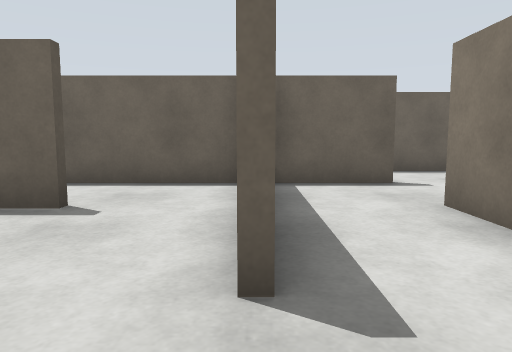
view 1 (above)

24 first-person views from a walk through a world built for the Gazebo simulator. The camera is 0.86 m above the floor, tilts 6° down and sees 70° across. The floor is counted in squares, 1 m on a side. Each view is taken from the middle of a square. On the plan, view 1 faces up. The plan holds only what a view shows up to about 12 squares ahead; the rest is blank.

view 2
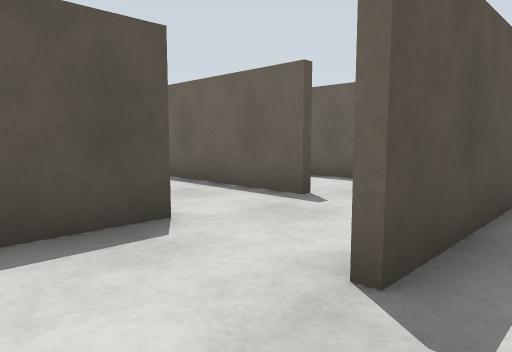

view 3
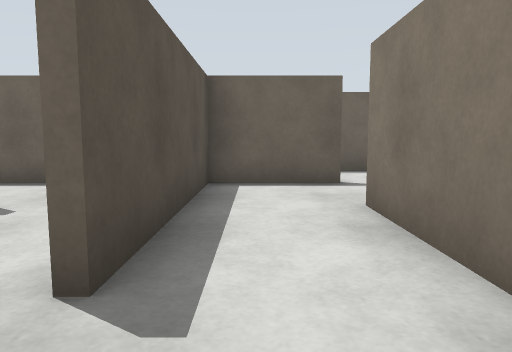

view 4
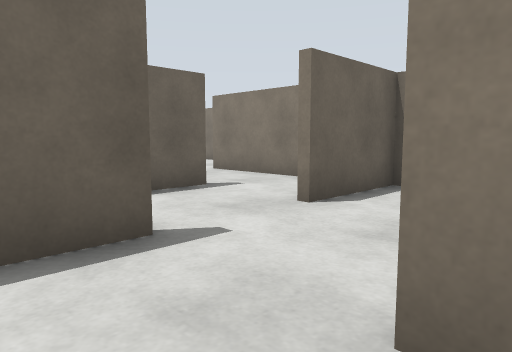

view 5
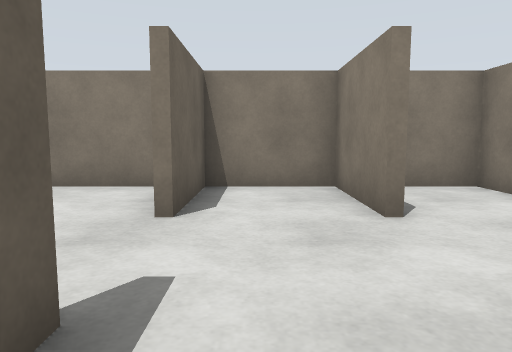

view 6
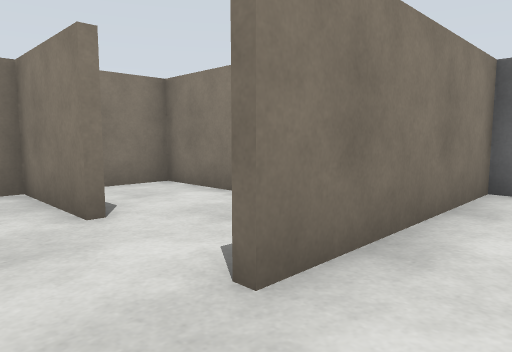

view 7
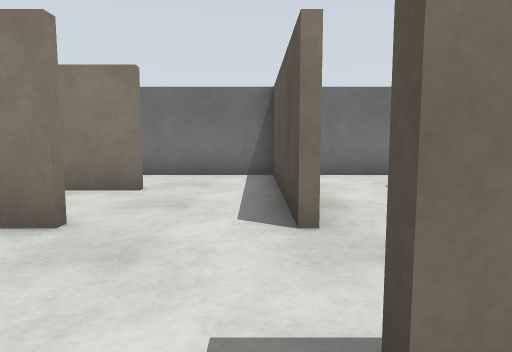

view 8
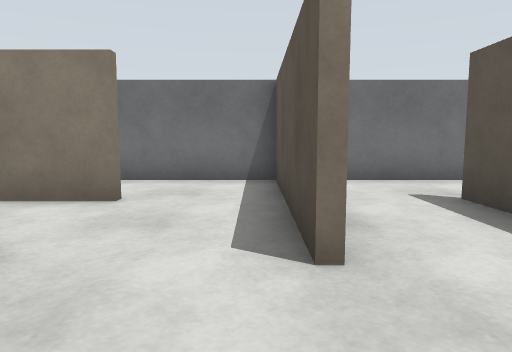

view 9
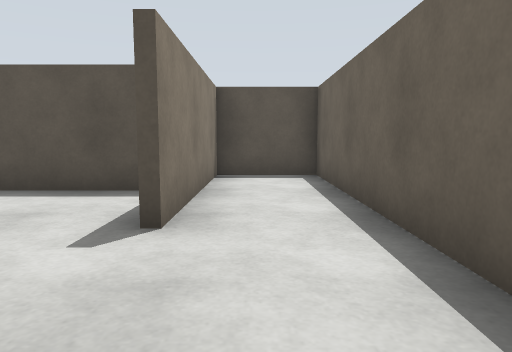

view 10
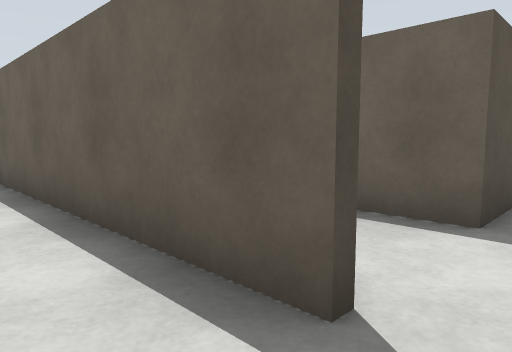

view 11
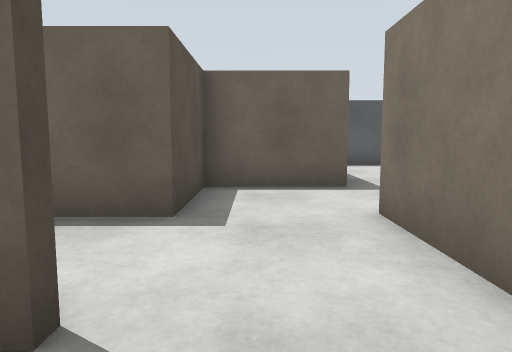

view 12
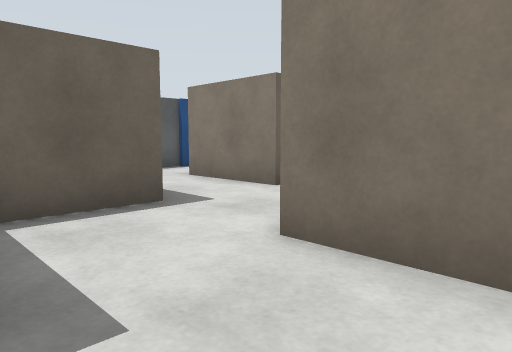

view 13
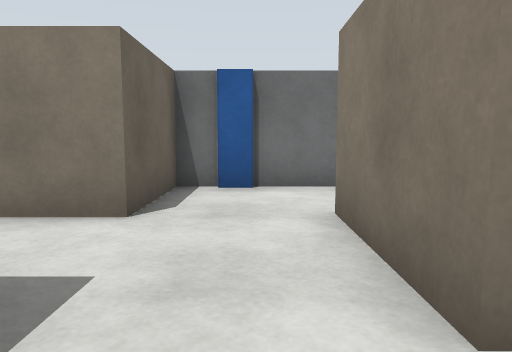

view 14
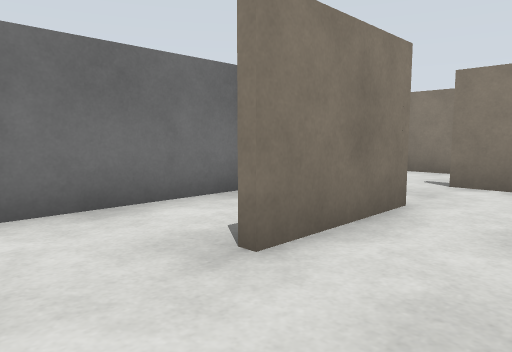

view 15
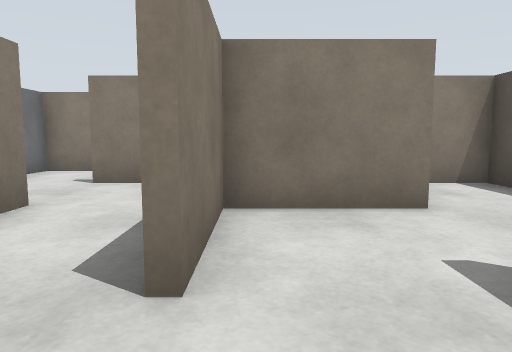

view 16
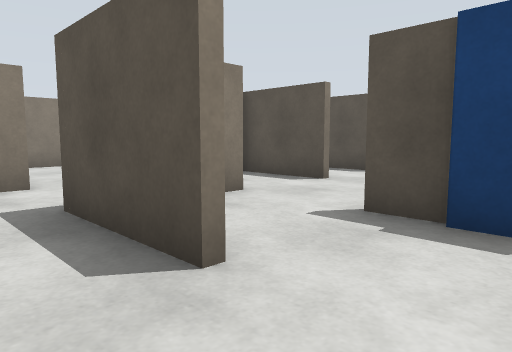

view 17
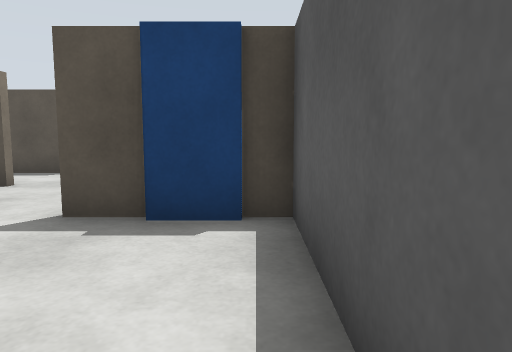

view 18
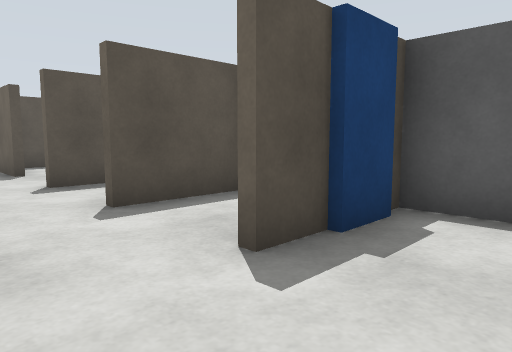

view 19
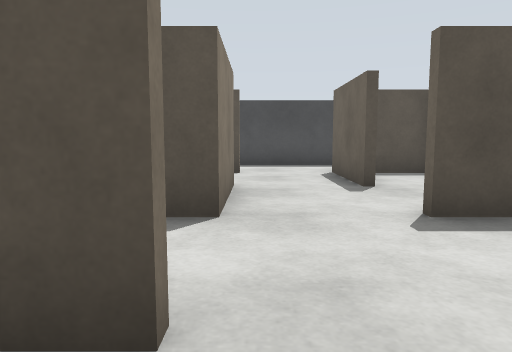

view 20
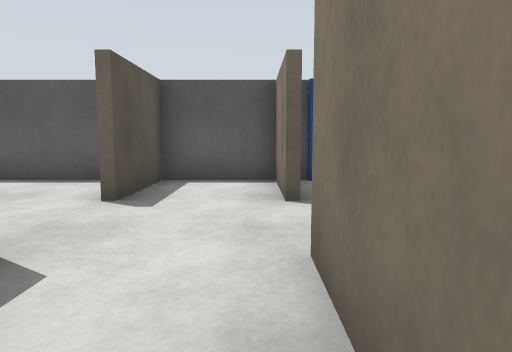

view 21
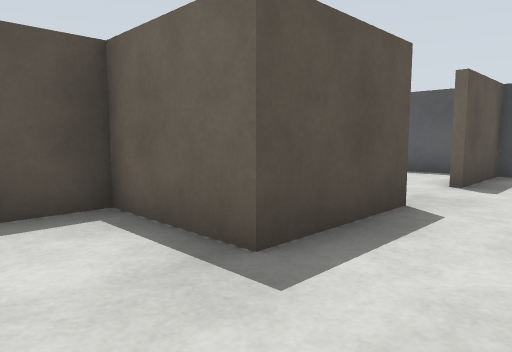

view 22
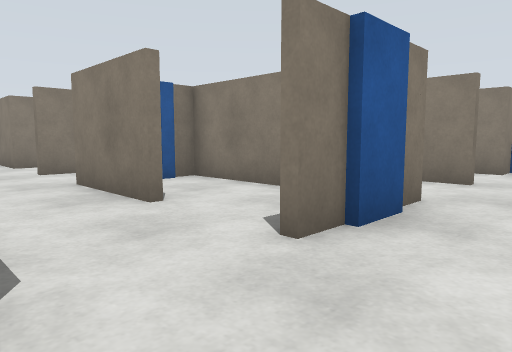

view 23
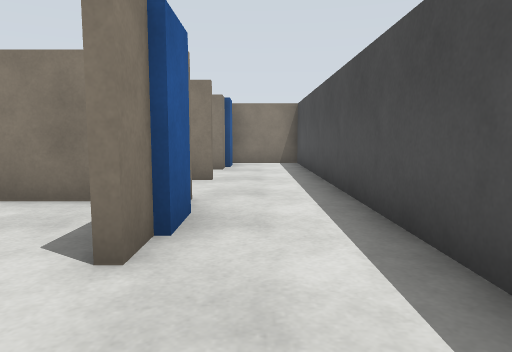

view 24
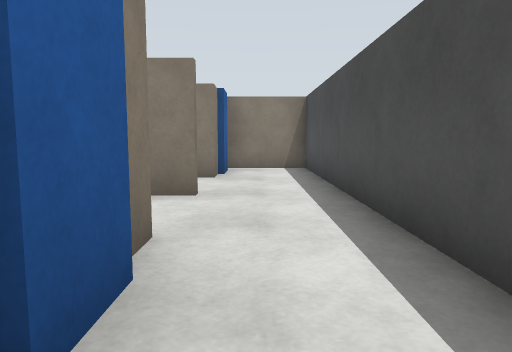

### Floor plan
Points are (right, up) in squares from view 1. A wall is a line through its corners. A room is listed if a view was taken in it or the views show most of it. See-through windows are left out.
Room 1 (view 1)
walls: (-1.2, -0.4) (0.6, -0.4); (-2.4, 2.1) (-2.4, 0.5)
ways out: opening at (0, 0.5) to room 2; opening at (-1, 2)
Room 2 (views 2, 3, 4, 5, 6, 8)
walls: (2.6, 6.9) (0.1, 6.9) (0.1, 1.9); (4.9, 4.6) (7.4, 4.6) (7.4, 6.9) (4.9, 6.9); (2.4, -0.5) (2.4, 4.6); (0.6, -0.4) (3, -0.4)
ways out: opening at (0, 0.5) to room 1; opening at (3.5, 7) to room 3; opening at (4, 4) to room 20
Room 3 (view 7)
walls: (5.1, 9.4) (-2.4, 9.4) (-2.4, 7.1) (2.6, 7.1)
ways out: opening at (3.5, 7) to room 2; opening at (5, 8) to room 4
Room 4 (views 9, 10, 11)
walls: (5.2, 7.1) (6.2, 7.1); (7.4, 8.4) (7.4, 9.4)
ways out: opening at (5, 8) to room 3; opening at (6.5, 9) to room 5
Room 5 (view 12)
walls: (5.1, 11.9) (3.8, 11.9); (7.4, 9.4) (7.4, 12.1)
ways out: opening at (6.5, 9) to room 4; opening at (6.5, 12) to room 6
Room 6 (view 13)
walls: (7.6, 14.4) (5.1, 14.4) (5.1, 11.9)
ways out: opening at (6.5, 12) to room 5; opening at (8, 13) to room 7
Room 7 (views 14, 16, 17)
walls: (7.6, 17.1) (7.6, 14.4); (9.9, 14.4) (9.9, 17.1); (11.2, 19.4) (7.5, 19.4); (7.4, 12.1) (10.1, 12.1)
ways out: opening at (8, 13) to room 6; opening at (8, 18.5) to room 8; opening at (10, 18.5) to room 17; opening at (10, 13) to room 21
Room 8 (view 15)
walls: (7.5, 19.4) (5.1, 19.4) (5.1, 16.9)
ways out: opening at (8, 18.5) to room 7; opening at (6.5, 17) to room 9
Room 9 (view 18)
walls: (4.9, 14.6) (7.4, 14.6) (7.4, 17.1)
ways out: opening at (6.5, 17) to room 8; opening at (5, 15.5) to room 10
Room 10 (view 19)
walls: (2.6, 14.6) (2.6, 12.1) (3.8, 12.1); (4.9, 14) (4.9, 14.6); (2.6, 19) (2.6, 16.9)
ways out: opening at (5, 15.5) to room 9; opening at (3, 15.5) to room 13
Room 11 (views 20, 21)
walls: (0.1, 11.9) (-2.4, 11.9) (-2.4, 10.6)
ways out: opening at (1.5, 12) to room 15
Room 12 (views 22, 23, 24)
walls: (-5.3, 12.8) (-5.3, 14.6); (-5.3, 11.9) (-5.3, 12.5); (-7.4, 17.5) (-7.4, 9.6); (-5.1, 9.6) (-4.1, 9.6)
ways out: opening at (-6.5, 9) to room 14; opening at (-5, 15.5) to room 16
Room 13 (no view inside)
walls: (2.4, 16.9) (2.4, 19.4) (0.1, 19.4) (0.1, 16.9)
ways out: opening at (3, 15.5) to room 10; opening at (1.5, 14) to room 15; opening at (0, 15.5) to room 16
Room 14 (no view inside)
walls: (-5.3, 5.2) (-5.3, 7.1) (-4.5, 7.1); (-7.4, 9.6) (-7.4, 4.6) (-5.1, 4.6)
ways out: opening at (-6.5, 9) to room 12
Room 15 (no view inside)
walls: (0.1, 14.6) (0.1, 11.9); (-3.9, 12.1) (-0.1, 12.1); (2.4, 12.5) (2.4, 14.6)
ways out: opening at (1.5, 12) to room 11; opening at (1.5, 14) to room 13; opening at (-3.5, 14) to room 16
objects: blue box (0, 13)
Room 16 (no view inside)
walls: (-2.4, 16.9) (-5.1, 16.9); (-2.6, 14.6) (0.1, 14.6)
ways out: opening at (-5, 15.5) to room 12; opening at (0, 15.5) to room 13; opening at (-3.5, 14) to room 15; opening at (-1.5, 17) to room 18
Room 17 (no view inside)
walls: (12.4, 15) (12.4, 18.2)
ways out: opening at (10, 18.5) to room 7
objects: blue box (11, 19)
Room 18 (no view inside)
walls: (-4.9, 19.2) (-4.9, 17.6); (-0.8, 19.4) (-3.2, 19.4)
ways out: opening at (-1.5, 17) to room 16
Room 19 (no view inside)
walls: (-0.2, 6.9) (-4.1, 6.9)
ways out: opening at (-1.5, 4)
Room 20 (no view inside)
walls: (4.9, 2.1) (7.4, 2.1) (7.4, 3.4); (2.6, 4.6) (2.6, 2.6)
ways out: opening at (4, 4) to room 2; opening at (4, 2)
Room 21 (no view inside)
walls: (12.4, 12.5) (12.4, 14.4) (9.9, 14.4)
ways out: opening at (10, 13) to room 7; opening at (11.5, 12)
objects: blue box (12, 13)

Positions as (right, up) in squares from view 1, and headings:
1: (0, 0), facing up
2: (1, 0), facing up-left
3: (1, 0), facing up
4: (1, 4), facing up-right
5: (1, 6), facing right
6: (1, 6), facing down-right
7: (3, 8), facing down
8: (3, 7), facing down
9: (6, 8), facing left
10: (6, 8), facing up-left
11: (6, 8), facing up
12: (5, 10), facing up-right
13: (6, 13), facing right
14: (8, 19), facing down-right
15: (7, 19), facing down
16: (9, 19), facing down-left
17: (9, 19), facing left
18: (7, 15), facing up-left
19: (4, 15), facing left
20: (2, 12), facing up
21: (2, 10), facing up-left
22: (-7, 17), facing down-right
23: (-6, 17), facing down
24: (-6, 15), facing down
